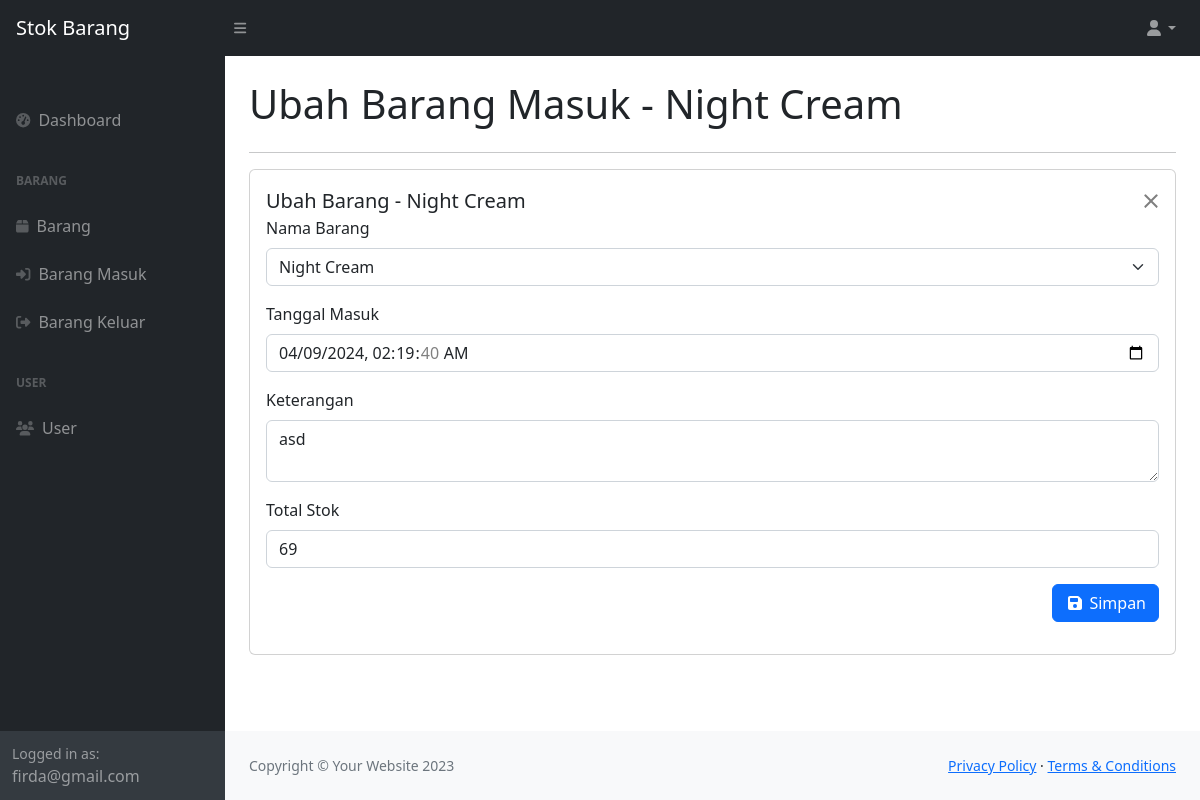
The app's page /ubah_barang_masuk.php?id_barang_masuk=5 (signed in) with its own data.
### tables this page shows
CREATE TABLE `user` (
  `id_user` int(11) NOT NULL,
  `email` varchar(50) NOT NULL,
  `password` varchar(255) NOT NULL
);

CREATE TABLE `barang_masuk` (
  `id_barang_masuk` int(11) NOT NULL,
  `id_barang` int(11) NOT NULL,
  `tanggal_masuk` timestamp NOT NULL DEFAULT current_timestamp(),
  `keterangan` varchar(50) NOT NULL,
  `stok_masuk` int(11) NOT NULL
);

CREATE TABLE `barang` (
  `id_barang` int(11) NOT NULL,
  `nama_barang` varchar(50) NOT NULL,
  `deskripsi` text NOT NULL,
  `total_stok` int(11) DEFAULT NULL
);

### function.php (called while the page is built, shortened)
<?php
	$conn = mysqli_connect("localhost", "root", "", "stok_barang");
	if (isset($_SESSION['id_user'])) {
		function dataUserLogin()
		{
			global $conn;
			$id_user = $_SESSION['id_user'];
		    return mysqli_fetch_assoc(mysqli_query($conn, "SELECT * FROM user WHERE id_user = '$id_user'"));
		}
	}
?>

### ubah_barang_masuk.php (the view, shortened to what this page needs)
<?php
require_once 'function.php';
$dataUserLogin = dataUserLogin();
$id_barang_masuk = $_GET['id_barang_masuk'];
$barang_masuk = mysqli_query($conn, "SELECT * FROM barang_masuk INNER JOIN barang ON barang.id_barang = barang_masuk.id_barang WHERE barang_masuk.id_barang_masuk = '$id_barang_masuk'");
$data_barang_masuk = mysqli_fetch_assoc($barang_masuk);
?>
<!DOCTYPE html>
<html lang="en">
<head>
    <?php include_once 'head.php'; ?>
</head>
<body class="sb-nav-fixed">
<?php include_once 'navbar.php'; ?>
<div id="layoutSidenav">
<?php include_once 'sidebar.php'; ?>
<div id="layoutSidenav_content">
<main>
    <div class="container-fluid px-4">
        <div class="row justify-content-between mt-4">
            <div class="col my-auto">
                <h1>Ubah Barang Masuk - <?= $data_barang_masuk['nama_barang']; ?></h1>
            </div>
        </div>
        <hr>
        <div class="card mb-4">
            <div class="card-body">
                <form method="post">
                    <div class="modal-content">
                        <div class="modal-header">
                            <h1 class="modal-title fs-5" id="ubahBarangModalLabel">Ubah Barang - <?= $data_barang_masuk['nama_barang']; ?></h1>
                            <a href="barang.php" class="btn-close"></a>
                        </div>
                        <div class="modal-body">
                            <div class="mb-3">
                              <label for="id_barang" class="form-label">Nama Barang</label>
                              <select name="id_barang" id="id_barang" class="form-select">
                                <option value="<?= $data_barang_masuk['id_barang']; ?>"><?= $data_barang_masuk['nama_barang']; ?></option>
                              </select>
                            </div>
                            <div class="mb-3">
                                <label for="tanggal_masuk" class="form-label">Tanggal Masuk</label>
                                <input type="datetime-local" class="form-control" id="tanggal_masuk" name="tanggal_masuk" value="<?= date('Y-m-d\TH:i:s', strtotime($data_barang_masuk['tanggal_masuk'])); ?>" required>
                            </div>
                            <div class="mb-3">
                                <label for="keterangan" class="form-label">Keterangan</label>
                                <textarea class="form-control" id="keterangan" name="keterangan" required><?= $data_barang_masuk['keterangan']; ?></textarea>
                            </div>
                            <div class="mb-3">
                                <label for="stok_masuk" class="form-label">Total Stok</label>
                                <input type="number" class="form-control" id="stok_masuk" min="1" name="stok_masuk" value="<?= $data_barang_masuk['stok_masuk']; ?>" required>
                            </div>
                        </div>
                        <div class="modal-footer">
                            <button type="submit" class="btn btn-primary" name="btnUbahBarangMasuk"><i class="fas fa-fw fa-save"></i> Simpan</button>
                        </div>
                    </div>
                </form>
            </div>
        </div>
    </div>
</main>
<?php include_once 'footer.php'; ?>
</div>
</div>
</body>
</html>

### sidebar.php
<div id="layoutSidenav_nav">
    <nav class="sb-sidenav accordion sb-sidenav-dark" id="sidenavAccordion">
        <div class="sb-sidenav-menu">
            <div class="nav">
                <div class="sb-sidenav-menu-heading"></div>
                <a class="nav-link" href="index.php">
                    <div class="sb-nav-link-icon"><i class="fas fa-tachometer-alt"></i></div>
                    Dashboard
                </a>
                <div class="sb-sidenav-menu-heading">BARANG</div>
                <a class="nav-link" href="barang.php">
                    <div class="sb-nav-link-icon"><i class="fas fa-box"></i></div>
                    Barang
                </a>
                <a class="nav-link" href="barang_masuk.php">
                    <div class="sb-nav-link-icon"><i class="fas fa-sign-in-alt"></i></div>
                    Barang Masuk
                </a>
                <a class="nav-link" href="barang_keluar.php">
                    <div class="sb-nav-link-icon"><i class="fas fa-sign-out-alt"></i></div>
                    Barang Keluar
                </a>
                <div class="sb-sidenav-menu-heading">User</div>
                <a class="nav-link" href="user.php">
                    <div class="sb-nav-link-icon"><i class="fas fa-users"></i></div>
                    User
                </a>
            </div>
        </div>
        <div class="sb-sidenav-footer">
            <div class="small">Logged in as:</div>
            <?= $dataUserLogin['email']; ?>
        </div>
    </nav>
</div>

### records on screen
user: email "firda@gmail.com"
barang_masuk: id_barang.nama_barang "Night Cream", id_barang "Night Cream", tanggal_masuk "04/09/2024 02:19:40", keterangan "asd", stok_masuk "69"
